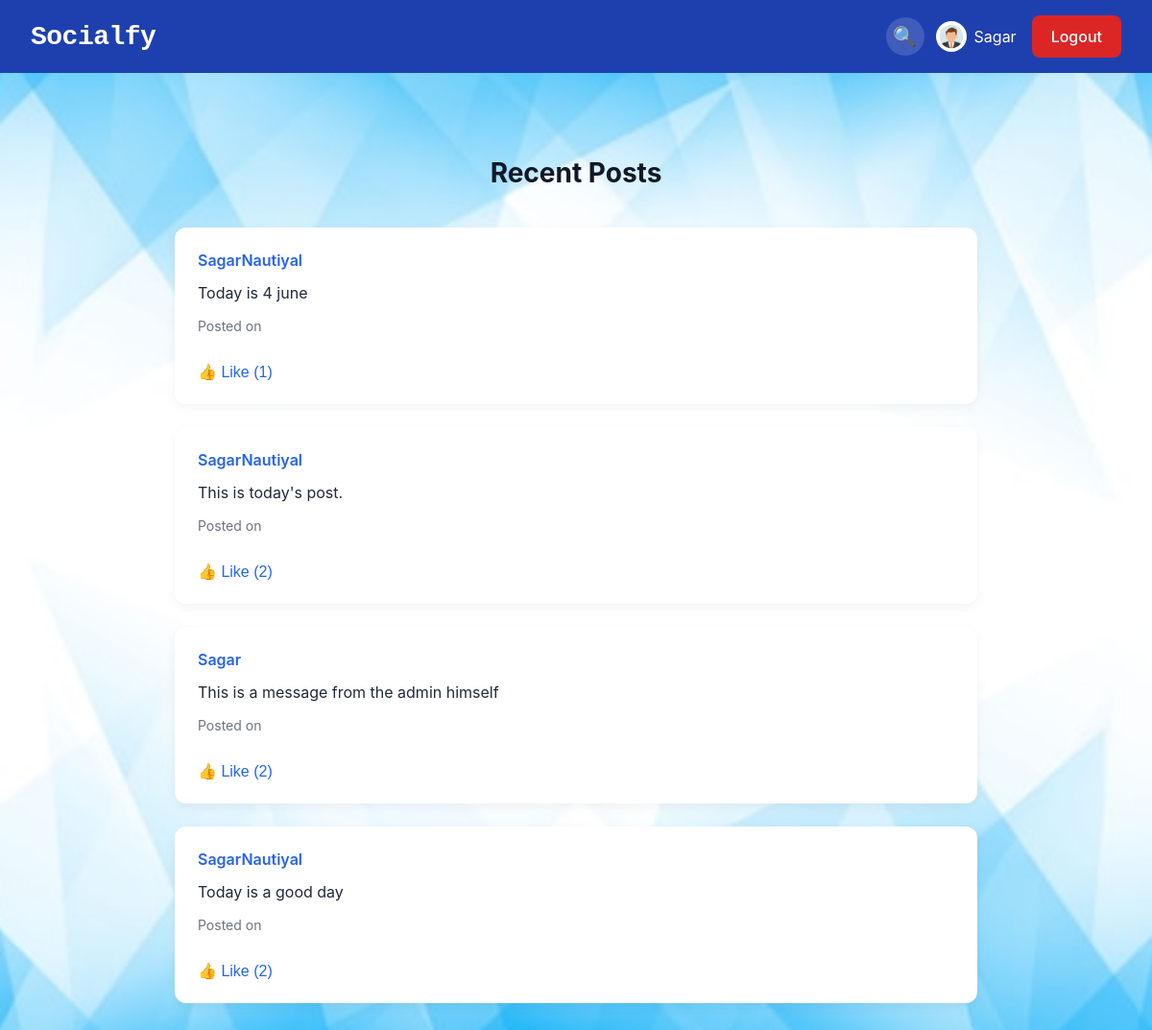
The page / (signed in) on the database its author committed.
### social/models.py (models this page shows, shortened)
class Profile(models.Model):
    user = models.OneToOneField(User, on_delete=models.CASCADE)
    bio = models.TextField(blank=True)
    profile_pic = models.ImageField(
        upload_to='profile_pics/',
        default='profile_pics/default.jpg',
        blank=True,
        null=True
    )
    def get_profile_pic_url(self):
        try:
            return self.profile_pic.url
        except ValueError:
            return '/static/images/default-avatar.png'  # Ensure this exists in your static files

class Post(models.Model):
    author = models.ForeignKey(User, on_delete=models.CASCADE)
    content = models.TextField(blank=True)
    created_at = models.DateTimeField(auto_now_add=True)
    likes = models.ManyToManyField(User, related_name='liked_posts', blank=True)
    class Meta:
        ordering = ['-created_at']

### social/views.py (the view)
# urls.py: path('', views.home, name='home'),
@login_required
def home(request):
    posts = Post.objects.all().order_by('-created_at')
    return render(request, 'social/home.html', {'posts': posts})

### templates/social/home.html (shortened to what this page needs)
{% extends 'base.html' %}
{% block content %}
  <h2 class="page-title">Recent Posts</h2>
  {% if posts %}
    {% for post in posts %}
      <div class="card post-card">
        <a href="{% url 'profile' post.author.username %}" class="post-author">
          {{ post.author.username }}
        </a>
        <p class="post-content">{{ post.content }}</p>
        <p class="post-date">
          Posted on {{ post.created|date:"F j, Y H:i" }}
        </p>
        <form action="{% url 'like_post' post.id %}" method="post" style="display: inline;">
          <button type="submit" class="like-btn" style="background: none; border: none; cursor: pointer; padding: 0; font-size: 1rem;">
            {% if user in post.likes.all %}
              💔 Unlike ({{ post.likes.count }})
            {% else %}
              👍 Like ({{ post.likes.count }})
            {% endif %}
          </button>
        </form>
      </div>
    {% endfor %}
  {% else %}
    <div class="card">
      <p>No posts yet.</p>
    </div>
  {% endif %}
{% endblock %}

### templates/base.html (shortened to what this page needs)
{% load static %}
<!DOCTYPE html>
<html lang="en">
<head>
  <link rel="stylesheet" href="{% static 'css/style.css' %}">
</head>
<body>
  <nav class="navbar">
    <div class="navbar-brand-container">
      <a href="{% url 'home' %}" class="navbar-brand">Socialfy</a>
    </div>
    {% if user.is_authenticated %}
      {% if request.path != '/login/' and request.path != '/signup/' %}
        <div class="navbar-links">
          <div class="navbar-user-group">
            <div class="search-container">
              <button id="toggleSearch" class="icon-button" aria-label="Search">🔍</button>
            </div>
            <a href="{% url 'profile' user.username %}" class="profile-link">
              <img src="{{ user.profile.get_profile_pic_url }}" alt="{{ user.username }}">
              <span>{{ user.username }}</span>
            </a>
          </div>
          <a href="{% url 'logout' %}" class="btn danger">Logout</a>
        </div>
      {% endif %}
    {% else %}
      <div class="navbar-links">
        <a href="{% url 'login' %}" class="btn">Login</a>
        <a href="{% url 'signup' %}" class="btn primary">Sign Up</a>
      </div>
    {% endif %}
  </nav>
  <div class="container">
    <div class="card-container">
      {% block content %}{% endblock %}
    </div>
  </div>
</body>
</html>

### static/css/style.css (style rules this page uses)
body { font-family: 'Inter', sans-serif; background: #f3f4f6; color: #111827; margin: 0; }
.container { max-width: 900px; margin: 2rem auto; padding: 0 1rem; }
.card-container { display: grid; grid-template-columns: 1fr; gap: 1.5rem; }
.navbar { display: flex; justify-content: space-between; align-items: center; padding: 1rem 2rem; background: #1e40af; color: #fff; position: sticky; top: 0; z-index: 100; }
.navbar-brand-container { margin-right: auto; }
.navbar-brand { font-family: 'Courier New', Courier, monospace; font-size: 1.75rem; font-weight: 700; letter-spacing: -0.5px; text-decoration: none; color: #fff; transition: transform 0.2s ease-in-out; }
.navbar-links { display: flex; align-items: center; gap: 1rem; }
.navbar-user-group { display: flex; align-items: center; gap: 0.75rem; }
.icon-button { background: rgba(255, 255, 255, 0.15); border: none; border-radius: 50%; width: 2.5rem; height: 2.5rem; font-size: 1.25rem; color: #fff; cursor: pointer; display: flex; align-items: center; justify-content: center; }
.search-container { position: relative; }
.profile-link { display: flex; align-items: center; gap: 0.5rem; color: #fff; text-decoration: none; }
.profile-link img { width: 2rem; height: 2rem; border-radius: 50%; object-fit: cover; }
.card { background: #fff; border-radius: 12px; padding: 1.5rem; box-shadow: 0 4px 12px rgba(0, 0, 0, 0.05); transition: transform 0.2s; }
.page-title, .section-title { font-size: 1.75rem; margin-bottom: 1rem; color: #111827; text-align: center; }
.post-card .post-author { font-weight: 600; color: #2563eb; text-decoration: none; }
.post-card .post-content { margin: 0.75rem 0; line-height: 1.5; color: #1f2937; }
.post-card .post-date { font-size: 0.875rem; color: #6b7280; }
.like-btn { display: inline-block; margin-top: 1rem; font-weight: 500; color: #2563eb; text-decoration: none; }
.btn { display: inline-block; padding: 0.75rem 1.25rem; border-radius: 8px; font-weight: 500; text-decoration: none; border: none; cursor: pointer; text-align: center; }
.btn.danger { background: #dc2626; color: #fff; }

### rows shown on the page
Post: author.username "SagarNautiyal", content "Today is 4 june", likes.count "1"
Post: author.username "SagarNautiyal", content "This is today's post.", likes.count "2"
Post: author.username "Sagar", content "This is a message from the admin himself", likes.count "2"
Post: author.username "SagarNautiyal", content "Today is a good day", likes.count "2"

### other values the page prints
{{ user.username }} "Sagar"
